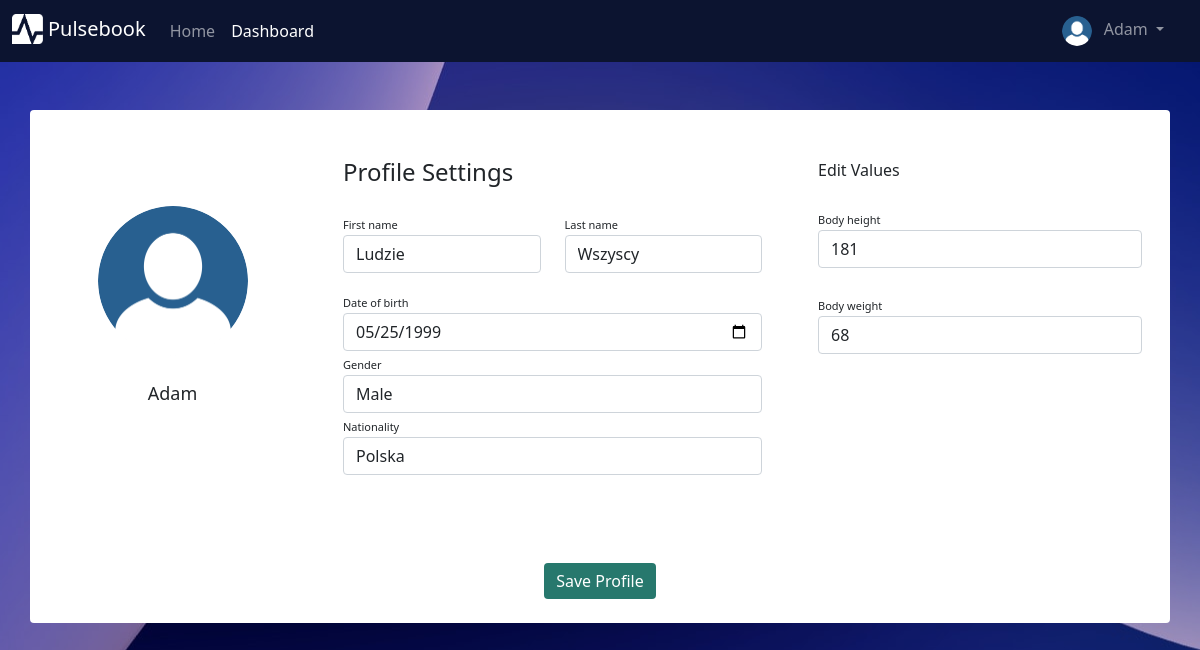
Screenshot of /profile (signed in) with the database file from the repository.
### testy/models.py (models this page shows, shortened)
class User(db.Model, UserMixin):
    __tablename__ = "users"
    id = db.Column(db.Integer, primary_key = True)
    username = db.Column(db.String(30), nullable = False, unique = True)
    email = db.Column(db.String(50), nullable = False, unique = True)
    passwordHash = db.Column(db.String(60), nullable = False)
    active = db.Column(db.Boolean(), nullable = False, default = True)
    roleId = db.Column(db.Integer, db.ForeignKey("roles.id", ondelete='CASCADE'), nullable=False)
    profileId = db.Column(db.Integer, db.ForeignKey("profiles.id", ondelete='CASCADE'), nullable=False)
    deviceId = db.Column(db.Integer, db.ForeignKey("devices.id", ondelete='CASCADE'), nullable=True)
    @property
    def password(self):
        return self.passwordHash

class UserProfile(db.Model):
    __tablename__ = "profiles"
    id = db.Column(db.Integer, primary_key=True)
    first_name = db.Column(db.String(30))
    last_name = db.Column(db.String(30))
    date_of_birth = db.Column(db.Date)
    age = db.Column(db.Integer)
    gender = db.Column(db.String(6))
    nationality = db.Column(db.String(30))
    avatarName = db.Column(db.String(30))
    height = db.Column(db.Integer)
    weight = db.Column(db.Integer)
    user = db.relationship('User', backref=db.backref('profiles'))
    @property
    def dob(self):
        return self.date_of_birth

### testy/routes.py (the view, shortened to what this page needs)
@app.route("/profile", methods=['GET', 'POST'])
def profile_page():
    if current_user.is_authenticated:
        form = ProfileForm()
        currentProfile = UserProfile.query.filter_by(id=current_user.profileId).first()
        form.first_name.data = currentProfile.first_name
        form.last_name.data = currentProfile.last_name
        form.date_of_birth.data = currentProfile.date_of_birth
        form.gender.data = currentProfile.gender
        form.nationality.data = currentProfile.nationality
        form.height.data = currentProfile.height
        form.weight.data = currentProfile.weight
        return render_template("profile.html", form=form)
    return redirect(url_for("home_page"))

### testy/forms.py (shortened to what this page needs)
class ProfileForm(FlaskForm):
    first_name = StringField(label="First name", validators=[DataRequired(message='Can\'t be blank')])
    last_name = StringField(label="Last name", validators=[DataRequired()])
    date_of_birth = DateField(label="Date of birth", validators=[DataRequired()])
    gender = StringField(label="Gender", validators=[DataRequired()])
    nationality = StringField(label="Nationality", validators=[DataRequired()])
    height = IntegerField(label="Height", validators=[DataRequired()])
    weight = IntegerField(label="Weight", validators=[DataRequired()])
    submit = SubmitField(label = "Save Profile")

### testy/models.py (called while the page is built)
@login_manager.user_loader
def load_user(userId):
    return User.query.get(int(userId))

### testy/templates/profile.html (shortened to what this page needs)
{% extends "base.html" %}
{% block content %}
<link rel="stylesheet" href="{{ url_for('static', filename='styles/profilepage.css') }}">
<form class="container rounded bg-white mt-5 mb-5" method="POST">
    <div class="row">
        <div class="col-md-3 border-right">
            <div class="d-flex flex-column align-items-center text-center p-3 py-5"><img class="rounded-circle mt-5" width="150px" src="/static/images/avatar0.png"><br><span class="typeuser1">{{ current_user.username }}</span></div>
        </div>
        <div class="col-md-5 border-right">
            <div class="p-3 py-5">
                <div class="d-flex justify-content-between align-items-center mb-3">
                    <h4 class="text-right">Profile Settings</h4>
                </div>
                <div class="row mt-2">
                    <div class="col-md-6"><label class="labels">First name</label>{{ form.first_name(placeholder="First name", class_="form-control") }}</div>
                    <div class="col-md-6"><label class="labels">Last name</label>{{ form.last_name(placeholder="Last name", class_="form-control") }}</div>
                </div>
                <div class="row mt-3">
                    <div class="col-md-12"><label class="labels">Date of birth</label>{{ form.date_of_birth(placeholder="Date of birth", class_="form-control") }}</div>
                    <div class="col-md-12"><label class="labels">Gender</label>{{ form.gender(placeholder="Gender", class_="form-control") }}</div>
                    <div class="col-md-12"><label class="labels">Nationality</label>{{ form.nationality(placeholder="Nationality", class_="form-control") }}</div>
                </div>
            </div>
        </div>
        <div class="col-md-4">
            <div class="p-3 py-5">
                 <div class="d-flex justify-content-between align-items-center experience"><span>Edit Values</span></div><br>
                <div class="col-md-12"><label class="labels">Body height</label>{{ form.height(placeholder="Height[cm]", class_="form-control") }}</div> <br>
                <div class="col-md-12"><label class="labels">Body weight</label>{{ form.weight(placeholder="Weight[kg]", class_="form-control") }}</div>
            </div>
        </div>
            <div class="mt-4 text-center pb-4">{{ form.submit(class_="btn btn-primary profile-button") }}</div>
        <br>
    </div>
</form>
{% endblock %}

### testy/templates/base.html (shortened to what this page needs)
<!doctype html>
<html lang="en">
  <head>
    <link href="https://cdn.jsdelivr.net/npm/bootstrap@5.0.2/dist/css/bootstrap.min.css" rel="stylesheet">
    <link rel="stylesheet" type="text/css" href="/static/styles/mainpage.css">
    <link rel="stylesheet" href="https://cdnjs.cloudflare.com/ajax/libs/font-awesome/6.1.1/css/all.min.css">
  </head>
  <body>
    <nav class="navbar navbar-expand-sm navbar-dark fixed-top" height="20" style="background-color: #0c1430;">
      <div class="container-fluid">
        <div class="mx-auto order-0">
          <a class="navbar-brand" href="/">
            <img src="/static/images/pulselogo0.png"  alt="" height="30" class="d-inline-block mb-1">
            Pulsebook
          </a>
        </div>
        <div class="navbar-collapse collapse order-1 dual-collapse2">
            <ul class="navbar-nav">
              <li class="nav-item">
                <a class="nav-link" aria-current="page" href="/">Home</a>
              </li>
              {% if current_user.is_authenticated %}
              <li class="nav-item">
                <a class="nav-link active" href="/dashboard">Dashboard</a>
              </li>
              {% endif %}
            </ul>
        </div>
        {% if current_user.is_authenticated %}
        <div class="navbar-collapse collapse order-2 dual-collapse2">
            <ul class="navbar-nav ms-auto">
              <li class="nav-item dropdown no-arrow me-3">
                <a class="nav-link dropdown-toggle ms-2" href="#" id="userDropdown" role="button"
                    data-bs-toggle="dropdown" aria-haspopup="true" aria-expanded="false">
                    <img class="img-profile rounded-circle" src="/static/images/avatar0.png" height="30">
                    <span class="ps-2">{{ current_user.username }}</span>
                </a>
              </li>
            </ul>
        </div>
        {% endif %}
      </div>
    </nav>
    {% block content %}
    {% endblock %}
  </body>
</html>

### testy/static/styles/mainpage.css (style rules this page uses)
.navbar { position: sticky; top: 0; }

### testy/static/styles/profilepage.css (style rules this page uses)
body { background-color: #c7c7c7; background-image: url('/static/images/waveblue.jpg'); background-repeat: no-repeat; background-position: center; background-blend-mode: multiply; }
.profile-button { background: rgb(39, 120, 109); box-shadow: none; border: none }
.labels { font-size: 11px }
.typeuser1 { font-size: 18px; }

### rows the page displays
User: username "Adam"
UserProfile: first_name "Ludzie", last_name "Wszyscy", date_of_birth "05/25/1999", gender "Male", nationality "Polska", height "181", weight "68"
